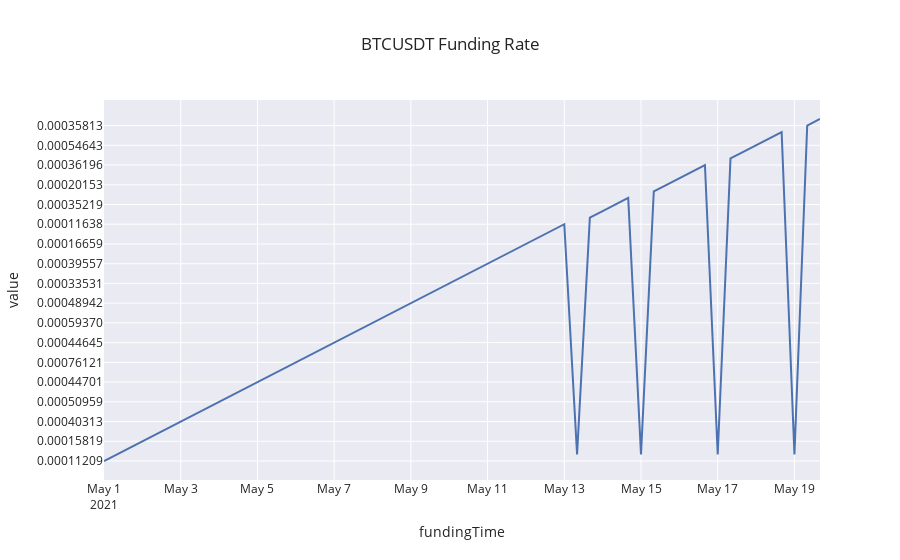

Notebook code for this chart:
### Markdown cell above
## Funding Rate

### Code cell
df_funding = utils.get_funding_rate_history(symbol="BTCUSDT", start_time="2021-04-30 16:00")
fig = df_funding.fundingRate.plot(title="BTCUSDT Funding Rate")
fig.update_layout(showlegend=False)
fig.show()
